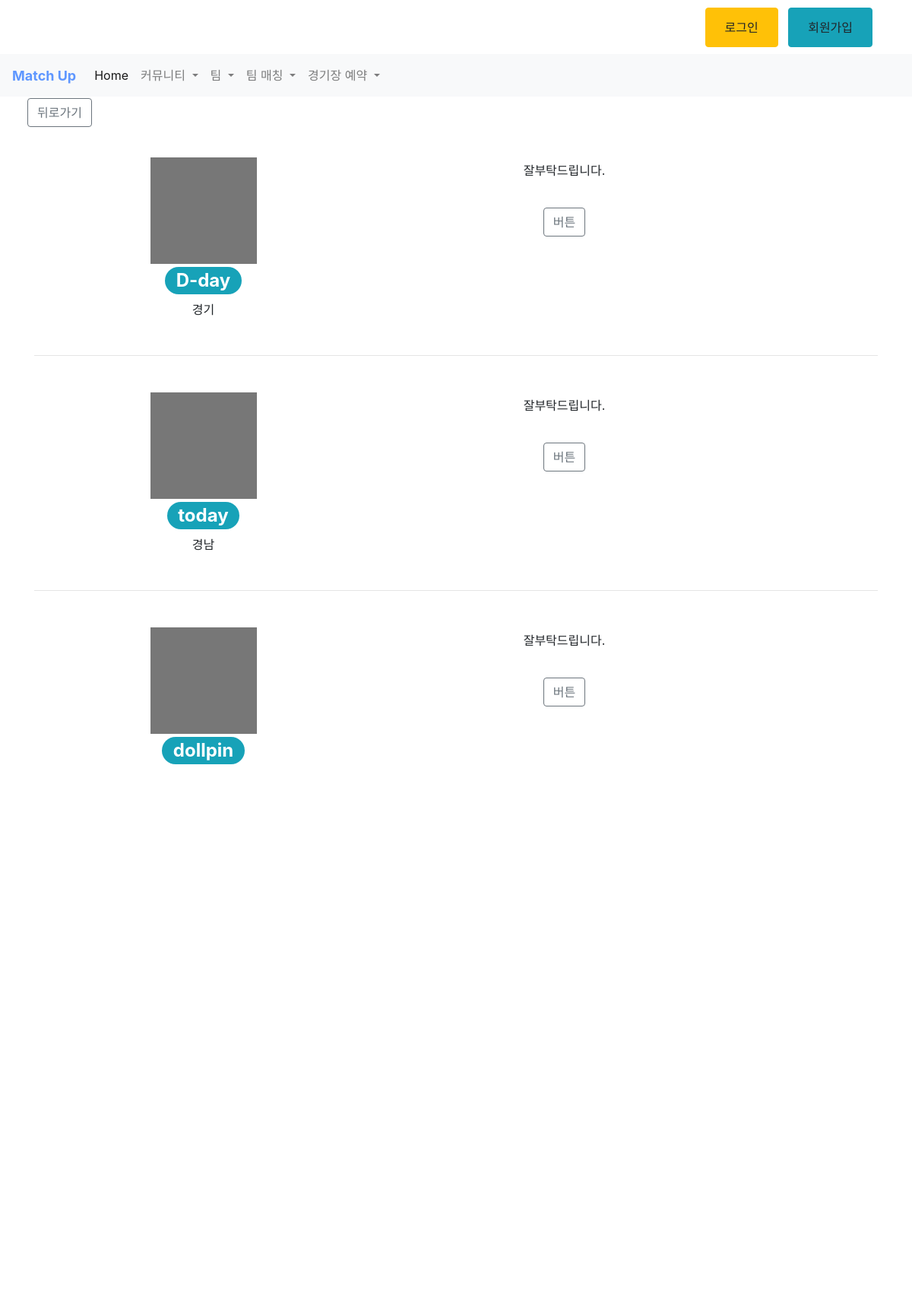
The page /team_list/ on the database its author committed.
### account/models.py (models this page shows, shortened)
class Team(models.Model):
    king = models.CharField(max_length=13)
    team_name = models.CharField(max_length = 15, unique = True)
    personnel = models.PositiveIntegerField(default = 0)
    team_image = models.ImageField(upload_to = 'team_image', blank = True)
    region = models.CharField(max_length = 7, choices=first_region)
    phone = models.CharField(max_length=11)
    intro = models.CharField(max_length=20, default="안녕하세요")

### teampage/views.py (the view)
# urls.py: path('team_list/', views.team_list, name = "team_list"),
def team_list(request):
    team_list = Team.objects.all()
    context = {
        "team_list" : team_list
    }
    return render(request, 'team_list.html', context)

### teampage/templates/team_list.html (shortened to what this page needs)
{% extends 'base.html' %}
{% load static %}
{% block content %}
    <div style = "padding-left: 3%;">
        <h2><a class="btn btn-outline-secondary"  href="{% url 'teampage:info_turnBack'%}">뒤로가기</a> </h2>
    </div>
    {% for team in team_list %}
        <div class="container marketing">
            <div class="row">
            <div class="col-lg-5">
                <img class="rounded-rectangle" alt="Generic placeholder image" width="140" height="140">
                <h2><span class="badge badge-pill badge-info">{{team.team_name}}</span></h2>
                <p>{{team.region}}</p>
            </div>
            <div class="col-lg-5" id = "for-padding-yes">
                <p style = "vertical-align: middle;">{{team.intro}}</p>
                <a href = "{% url 'teampage:teamdetail' team.id %}" class="btn btn-outline-secondary">버튼</a>
            </div>
            </div>
            <hr class="featurette-divider">
        </div>
    {% endfor %}
{% endblock %}

### teampage/templates/team_list.html (style rules this page uses)
img { vertical-align: middle; border-style: none; }
.marketing .col-lg-5 { margin-top: 1rem; margin-bottom: 1rem; text-align: center; }
#for-padding-yes { line-height: 50px; }
#for-padding-yes p { margin-top: 0.5rem; margin-bottom: 1rem; text-align: center; vertical-align: middle; }

### rows shown on the page
Team: team_name "D-day", region "경기", intro "잘부탁드립니다."
Team: team_name "today", region "경남", intro "잘부탁드립니다."
Team: team_name "dollpin", intro "잘부탁드립니다."
